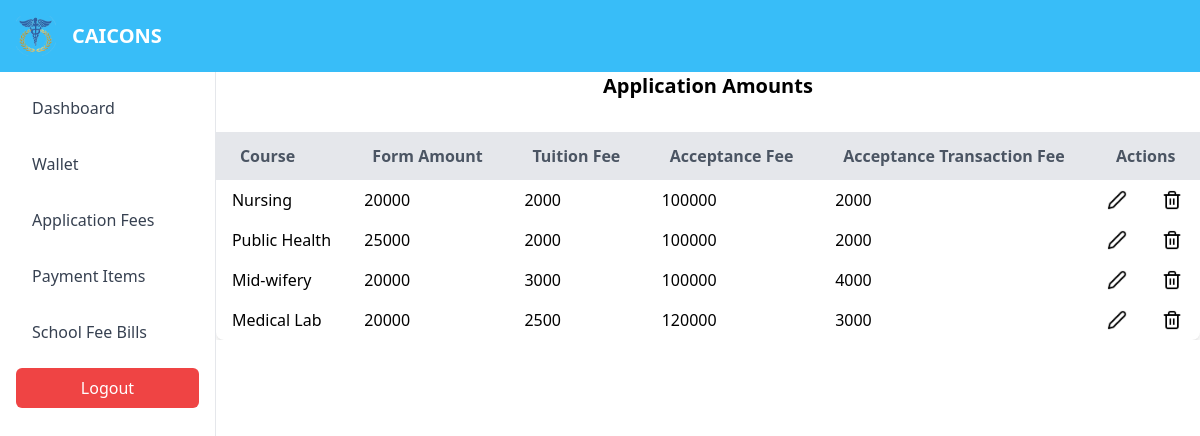
Before: /portal/accounts/view_app2.php (signed in) with the older database file.
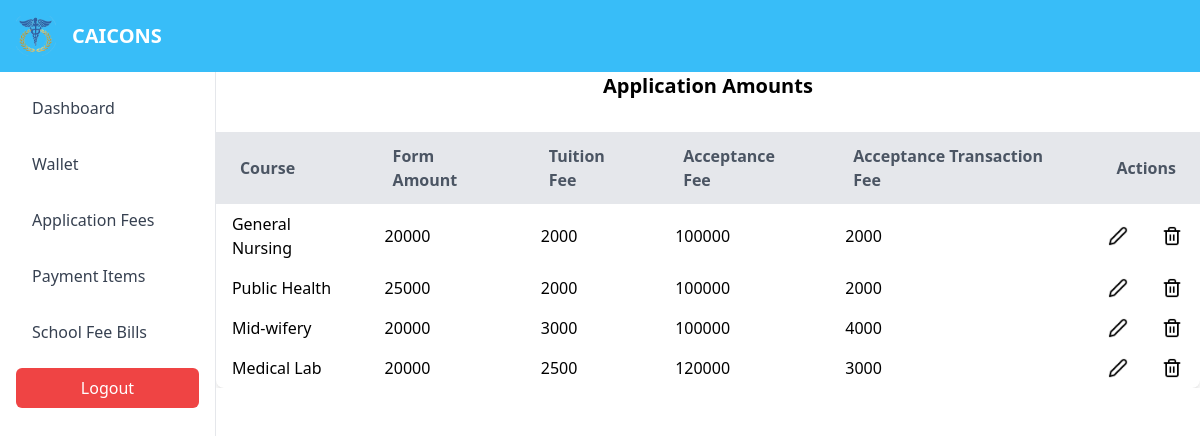
After: the same page with the newer database file.
### tables this page shows
CREATE TABLE `courses` (
  `id` int(4) NOT NULL,
  `course` varchar(255) NOT NULL,
  `f_amount` varchar(20) NOT NULL,
  `t_fee` varchar(20) NOT NULL,
  `acceptance_fee` varchar(20) NOT NULL,
  `accp_tran_fee` varchar(20) NOT NULL
);

### portal/accounts/view_app2.php (the view, shortened to what this page needs)
<?php
include('../conx.php');
?>
<!DOCTYPE html>
<html lang="en">
<head>
    <link href="https://cdn.jsdelivr.net/npm/tailwindcss@2.2.19/dist/tailwind.min.css" rel="stylesheet">
    <script src="https://cdn.tailwindcss.com"></script>
    <script src="https://cdn.jsdelivr.net/npm/tailwindcss-jit-cdn@tailwindcss/latest/dist/tailwind.min.js"></script>
    <link rel="stylesheet" href="https://cdnjs.cloudflare.com/ajax/libs/font-awesome/6.6.0/css/all.min.css" />
</head>
<body class="bg-white h-screen flex flex-col">
        <?php
            include('header.php');
        ?>
    <div class="flex flex-grow overflow-hidden">
        <?php
            include('navbar.php');
        ?>
        <div class="container mx-auto">
            <h1 class="text-xl font-bold text-center mb-8">Application Amounts</h1>
            <div class="overflow-auto">
                <table class="min-w-full bg-white shadow-md rounded-lg">
                    <thead>
                        <tr class="bg-gray-200 text-gray-600">
                            <th class="py-3 px-6 text-left">Course</th>
                            <th class="py-3 px-6 text-left">Form Amount</th>
                            <th class="py-3 px-6 text-left">Tuition Fee</th>
                            <th class="py-3 px-6 text-left">Acceptance Fee</th>
                            <th class="py-3 px-6 text-left">Acceptance Transaction Fee</th>
                            <th class="py-3 px-6 text-center" colspan="2">Actions</th>
                        </tr>
                    </thead>
                    <?php
                        $query = "SELECT id, course, f_amount, t_fee, acceptance_fee, accp_tran_fee FROM courses";
                        $result = $conn->query($query);
                        if ($result->num_rows > 0) {
                            while ($row = $result->fetch_assoc()) {
                    ?>
                    <tbody class="divide-y divide-gray-200">
                        <tr>
                            <td class="py-2 px-4"><?php echo $row['course']; ?></td>
                            <td class="py-2 px-4"><?php echo $row['f_amount']; ?></td>
                            <td class="py-2 px-4"><?php echo $row['t_fee']; ?></td>
                            <td class="py-2 px-4"><?php echo $row['acceptance_fee']; ?></td>
                            <td class="py-2 px-4"><?php echo $row['accp_tran_fee']; ?></td>
                            <td class="py-2 px-4 text-center">
                                <a href="edit.php?id=<?php echo $row['id']; ?>" class="text-blue-500 hover:underline">
                                    <img src="../../assets/images/edit.png" alt="Logo" width="20" height="20">
                                </a>
                            </td>
                            <td class="py-2 px-4 text-center">
                                <a href="delete_amount.php?id=<?php echo $row['id']; ?>" class="text-red-500 hover:underline" onclick="return confirm('Are you sure you want to delete this record?')">
                                    <img src="../../assets/images/delete.png" alt="Logo" width="20" height="20">
                                </a>
                            </td>
                        </tr>
                    </tbody>
                    <?php } }?>
                </table>
            </div>
        </div>
    </div>
</body>
</html>

Changed rows visible on the page:
changed courses: course "Nursing" → "General Nursing"
